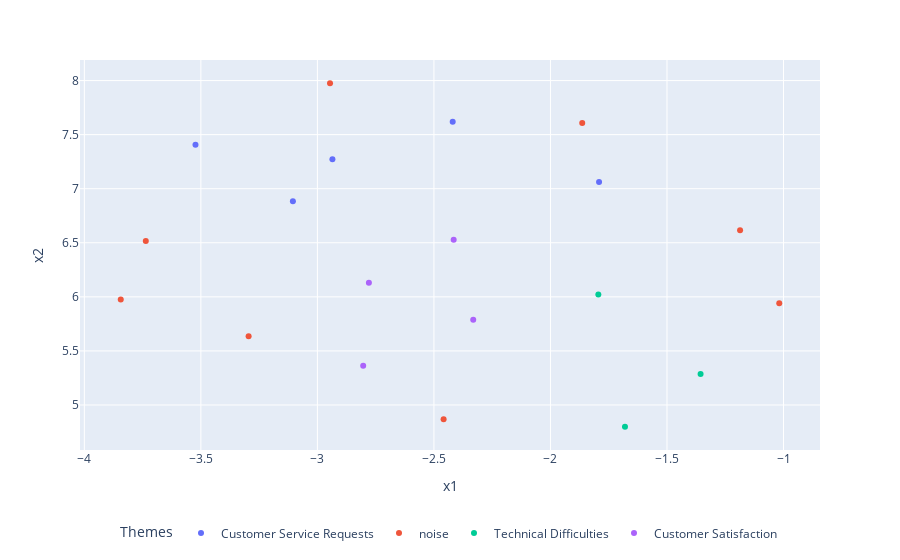

Source (notebook cell):
### Markdown cell above
**Graficamos los clusters con nombre**

### Code cell
# pip install umap-learn plotly
import numpy as np
import pandas as pd
import plotly.express as px
import plotly.graph_objects as go
from umap import UMAP

# 1) Proyección a 2D (solo para visualizar)
X2 = UMAP(n_components=2, metric="cosine", random_state=42).fit_transform(sentiment_embedded)

# 2) Construye la lista de nombres de tema por punto
if 'cluster_name_por_fila' in globals():
    themes = cluster_name_por_fila  # ya la tienes de la celda anterior
else:
    # map desde df_cluster_themes
    name_map = {int(r.cluster_id): r.cluster_name for _, r in df_cluster_themes.iterrows()}
    themes = [name_map.get(int(c), "noise") if c != -1 else "noise" for c in labels_hdb]

# 3) DataFrame para plotear
df_plot = pd.DataFrame({
    "x1": X2[:, 0],
    "x2": X2[:, 1],
    "theme": themes,                 # nombre del cluster
    "code": labels_calls,        # tu label/código por punto
})

# 4) Scatter coloreado por tema con hover (code + theme)
fig = px.scatter(
    df_plot, x="x1", y="x2",
    color="theme",
    hover_data=["code", "theme"],
    color_discrete_sequence=px.colors.qualitative.Plotly
)

# (Opcional) Si quieres que el "ruido" se llame noise siempre:
# df_plot["theme"] = df_plot["theme"].astype(str)

fig.update_layout(
    xaxis_title="x1", yaxis_title="x2",
    legend_title_text="Themes",
    legend=dict(orientation="h", yanchor="bottom", y=-0.25, xanchor="center", x=0.5)
)



fig.show()

### Figure 1 — Plotly figure (JSON) as saved in the notebook; plotly's stock layout.template omitted (floating-point values rounded to 4 significant figures)
{"data": [{"customdata": [["Product Feature Inquiry \n", "Customer Service Requests"], ["Customer Order Inquiry \n", "Customer Service Requests"], ["Order Delivery Delay \n", "Customer Service Requests"], ["Customer Order Inquiry \n", "Customer Service Requests"], ["Product Inquiry Weekend Delivery \n", "Customer Service Requests"]], "hovertemplate": "theme=%{customdata[1]}<br>x1=%{x}<br>x2=%{y}<br>code=%{customdata[0]}<extra></extra>", "legendgroup": "Customer Service Requests", "marker": {"color": "#636EFA", "symbol": "circle"}, "mode": "markers", "name": "Customer Service Requests", "orientation": "v", "showlegend": true, "type": "scatter", "x": [-1.791, -3.105, -2.936, -3.523, -2.419], "xaxis": "x", "y": [7.062, 6.884, 7.271, 7.407, 7.62], "yaxis": "y"}, {"customdata": [["Damaged Refrigerator Complaint \n", "noise"], ["Wireless Speaker Functionality \n", "noise"], ["Technical Data Request \n", "noise"], ["Color Discrepancy Concern  \n", "noise"], ["Tablet Functionality Inquiry \n", "noise"], ["WasherDryer Combo Malfunction \n", "noise"], ["Software Suite Pro Installation Issues \n", "noise"], ["Office Furniture Procurement \n", "noise"]], "hovertemplate": "theme=%{customdata[1]}<br>x1=%{x}<br>x2=%{y}<br>code=%{customdata[0]}<extra></extra>", "legendgroup": "noise", "marker": {"color": "#EF553B", "symbol": "circle"}, "mode": "markers", "name": "noise", "orientation": "v", "showlegend": true, "type": "scatter", "x": [-3.736, -1.018, -1.864, -3.295, -1.186, -3.844, -2.459, -2.946], "xaxis": "x", "y": [6.517, 5.941, 7.607, 5.635, 6.616, 5.976, 4.867, 7.975], "yaxis": "y"}, {"customdata": [["Laptop Connectivity Issues \n", "Technical Difficulties"], ["Router Network Setup \n", "Technical Difficulties"], ["System Outage Impact \n", "Technical Difficulties"]], "hovertemplate": "theme=%{customdata[1]}<br>x1=%{x}<br>x2=%{y}<br>code=%{customdata[0]}<extra></extra>", "legendgroup": "Technical Difficulties", "marker": {"color": "#00CC96", "symbol": "circle"}, "mode": "markers", "name": "Technical Difficulties", "orientation": "v", "showlegend": true, "type": "scatter", "x": [-1.356, -1.68, -1.795], "xaxis": "x", "y": [5.286, 4.799, 6.021], "yaxis": "y"}, {"customdata": [["Customer Satisfaction DW-6543  \n", "Customer Satisfaction"], ["Customer Satisfaction With PR9876  \n", "Customer Satisfaction"], ["Customer Satisfaction With CAMERA-PRO-1 \n", "Customer Satisfaction"], ["Customer Satisfaction With Television  \n", "Customer Satisfaction"]], "hovertemplate": "theme=%{customdata[1]}<br>x1=%{x}<br>x2=%{y}<br>code=%{customdata[0]}<extra></extra>", "legendgroup": "Customer Satisfaction", "marker": {"color": "#AB63FA", "symbol": "circle"}, "mode": "markers", "name": "Customer Satisfaction", "orientation": "v", "showlegend": true, "type": "scatter", "x": [-2.415, -2.779, -2.804, -2.331], "xaxis": "x", "y": [6.527, 6.13, 5.363, 5.788], "yaxis": "y"}], "layout": {"legend": {"orientation": "h", "title": {"text": "Themes"}, "tracegroupgap": 0, "x": 0.5, "xanchor": "center", "y": -0.25, "yanchor": "bottom"}, "margin": {"t": 60}, "xaxis": {"anchor": "y", "domain": [0, 1], "title": {"text": "x1"}}, "yaxis": {"anchor": "x", "domain": [0, 1], "title": {"text": "x2"}}}}
